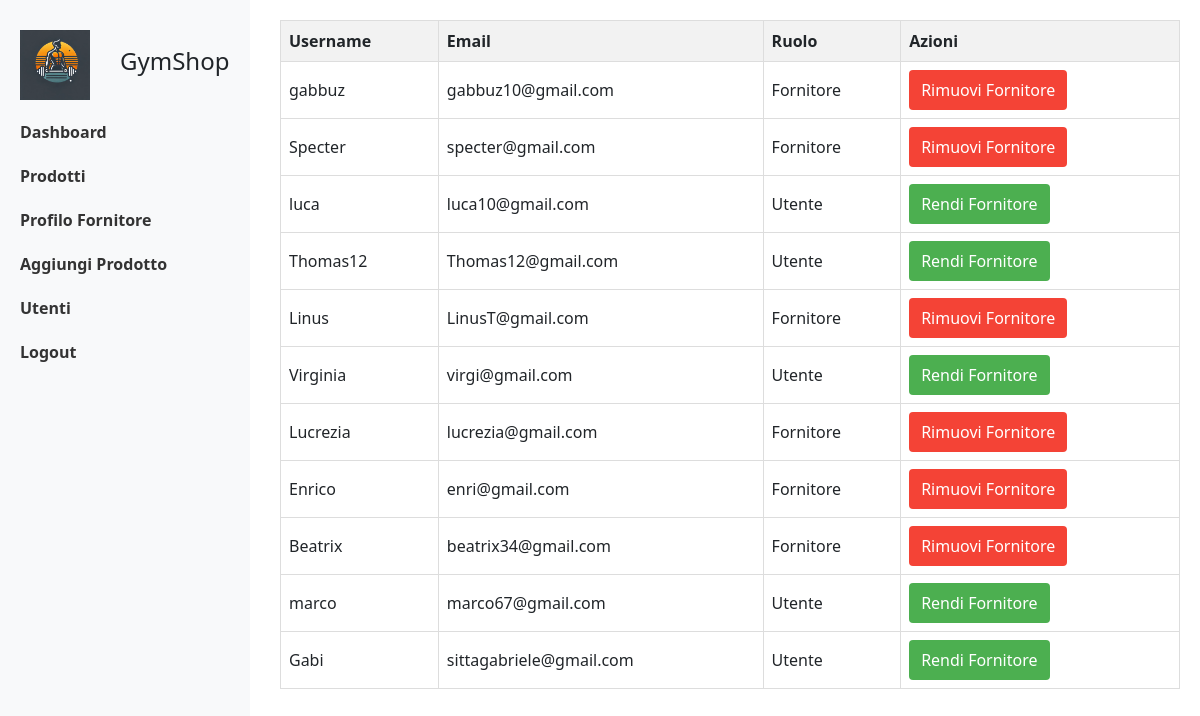
The app's page /useradmin/manage-users/ (signed in) with its own data.
### userauths/models.py (models this page shows, shortened)
class User(AbstractUser):
    email = models.EmailField(unique=True)
    username = models.CharField(max_length=100)
    bio = models.CharField(max_length=100)
    is_fornitore = models.BooleanField(default=False)  # Campo per distinguere i fornitori
    USERNAME_FIELD = "email"
    REQUIRED_FIELDS = ['username']

### useradmin/decorators.py (the view)
    def wrapper(request, *args, **kwargs):
        if request.user.is_superuser != True:
            messages.warning(request, "Non sei autorizzato ad accedere a questa pagina")
            return redirect('gymapp:base')
        return view_func(request, *args, **kwargs)

### useradmin/views.py (called while the page is built, shortened)
@csrf_exempt
@admin_required
def manage_users_view(request):
    users = User.objects.all()
    return render(request, "useradmin/manage_users.html", {"users": users})

### templates/useradmin/manage_users.html (shortened to what this page needs)
{% extends 'useradmin/dashboard.html' %}
{% load static %}
{% block content %}
<div class="main-content">
    <table>
        <thead>
            <tr>
                <th>Username</th>
                <th>Email</th>
                <th>Ruolo</th>
                <th>Azioni</th>
            </tr>
        </thead>
        <tbody>
            {% if users %}
                {% for user in users %}
                <tr>
                    <td>{{ user.username }}</td>
                    <td>{{ user.email }}</td>
                    <td>{{ user.is_fornitore|yesno:"Fornitore,Utente" }}</td>
                    <td>
                        <button class="btn btn-success toggle-role"
                                data-user-id="{{ user.id }}"
                                data-action="make_fornitore"
                                {% if user.is_fornitore %}style="display:none;"{% endif %}>
                            Rendi Fornitore
                        </button>
                        <button class="btn btn-danger toggle-role"
                                data-user-id="{{ user.id }}"
                                data-action="remove_fornitore"
                                {% if not user.is_fornitore %}style="display:none;"{% endif %}>
                            Rimuovi Fornitore
                        </button>
                    </td>
                </tr>
                {% endfor %}
            {% else %}
                <tr>
                    <td colspan="4">Nessun utente trovato</td>
                </tr>
            {% endif %}
        </tbody>
    </table>
</div>
{% endblock %}

### static/css/useradmin_css/dashboard.css (style rules this page uses)
.main-content { margin-left: 260px; padding: 20px; }

### static/css/useradmin_css/man_users.css (style rules this page uses)
table { width: 100%; border-collapse: collapse; }
th, td { border: 1px solid #ddd; padding: 8px; }
th { background-color: #f2f2f2; text-align: left; }
.btn { padding: 8px 12px; border: none; border-radius: 4px; cursor: pointer; }
.btn-success { background-color: #4CAF50; color: white; }
.btn-danger { background-color: #f44336; color: white; }

### records on screen
User: username "gabbuz", email "gabbuz10@gmail.com", is_fornitore "Fornitore"
User: username "Specter", email "specter@gmail.com", is_fornitore "Fornitore"
User: username "luca", email "luca10@gmail.com", is_fornitore "Utente"
User: username "Thomas12", email "Thomas12@gmail.com", is_fornitore "Utente"
User: username "Linus", email "LinusT@gmail.com", is_fornitore "Fornitore"
User: username "Virginia", email "virgi@gmail.com", is_fornitore "Utente"
User: username "Lucrezia", email "lucrezia@gmail.com", is_fornitore "Fornitore"
User: username "Enrico", email "enri@gmail.com", is_fornitore "Fornitore"
User: username "Beatrix", email "beatrix34@gmail.com", is_fornitore "Fornitore"
User: username "marco", email "marco67@gmail.com", is_fornitore "Utente"
User: username "Gabi", email "sittagabriele@gmail.com", is_fornitore "Utente"
